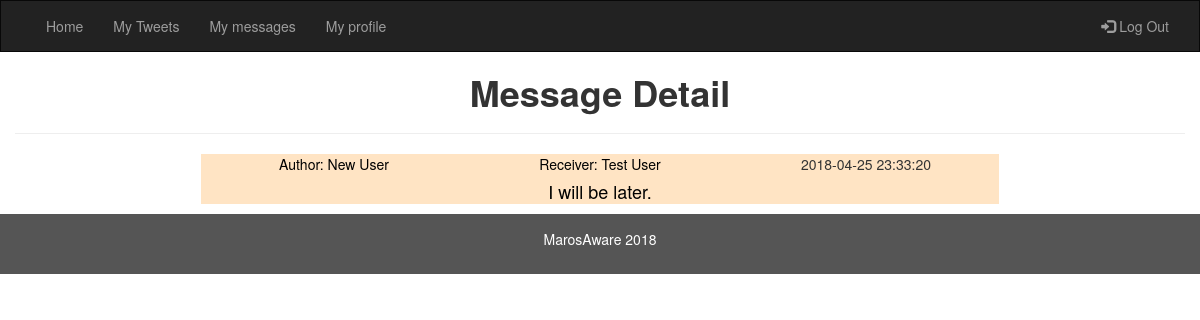
/single_msg.php?msgId=2 (signed in), run on the app's committed database.
### tables this page shows
CREATE TABLE `Users` (
  `id` int(11) NOT NULL AUTO_INCREMENT,
  `email` varchar(255) NOT NULL,
  `username` varchar(255) NOT NULL,
  `hash_pass` varchar(60) NOT NULL,
  PRIMARY KEY (`id`),
  UNIQUE KEY `email` (`email`),
  UNIQUE KEY `id_UNIQUE` (`id`)
);

CREATE TABLE `Messages` (
  `id` int(11) NOT NULL AUTO_INCREMENT,
  `userIdSend` int(11) NOT NULL,
  `userIdGet` int(11) NOT NULL,
  `text` varchar(255) NOT NULL,
  `creation_date` datetime NOT NULL,
  `isRead` tinyint(1) NOT NULL DEFAULT '0',
  PRIMARY KEY (`id`),
  UNIQUE KEY `id_UNIQUE` (`id`),
  KEY `userIdSend` (`userIdSend`),
  KEY `userIdGet` (`userIdGet`),
  CONSTRAINT `Messages_ibfk_1` FOREIGN KEY (`userIdSend`) REFERENCES `Users` (`id`) ON DELETE CASCADE,
  CONSTRAINT `Messages_ibfk_2` FOREIGN KEY (`userIdGet`) REFERENCES `Users` (`id`) ON DELETE CASCADE
);

### src/Database.php (called while the page is built, shortened)
<?php
class Database
{
    private static
        $username = 'root',
        $password = 'coderslab',
        $host = 'localhost',
        $database = 'Twitter',
        $dbObj = null;
    public static function connect()
    {
        try {
            if (!isset(self::$dbObj) OR self::$dbObj === null) {
                self::$dbObj =
                    new PDO('mysql:host=' . self::$host . ';dbname=' . self::$database, self::$username, self::$password);
                self::$dbObj->setAttribute(PDO::ATTR_ERRMODE, PDO::ERRMODE_EXCEPTION);
            }
            return self::$dbObj;
        } catch(PDOException $e) {
            echo 'Database connection failed. Error msg: '. $e->getMessage();
        }
    }
}

### src/Message.php (called while the page is built, shortened)
<?php
class Message
{
    private $id, $userIdSend, $userIdGet, $text, $creation_date, $isRead;
    public function __construct()
    {
        $this->userIdSend = "";
        $this->userIdGet = "";
        $this->creation_date = "";
        $this->text = "";
    }
    public static function loadMessageById(PDO $conn, $id)
    {
        $stmt = $conn->prepare('SELECT * FROM Messages WHERE id=:id');
        $result = $stmt->execute(['id' => $id]);
        if ($result === true && $stmt->rowCount() > 0) {
            $row = $stmt->fetch(PDO::FETCH_ASSOC);
            $loadedMessage = new Message();
            $loadedMessage->id = $row['id'];
            $loadedMessage->userIdSend = $row['userIdSend'];
            $loadedMessage->userIdGet = $row['userIdGet'];
            $loadedMessage->text = $row['text'];
            $loadedMessage->creation_date = $row['creation_date'];
            $loadedMessage->isRead = $row['isRead'];
            return $loadedMessage;
        }
        return null;
    }
    public function getUserIdSend()
    {
        return $this->userIdSend;
    }
    public function getUserIdGet()
    {
        return $this->userIdGet;
    }
    public function getText()
    {
        return $this->text;
    }
    public function getCreation_date()
    {
        return $this->creation_date;
    }
}

### src/User.php (called while the page is built, shortened)
<?php
class User
{
    public static function getUserNameById(PDO $conn, $userId)
    {
        $stmt = $conn->prepare('SELECT username FROM Users WHERE id=:userId');
        $result = $stmt->execute(['userId' => $userId]);
        if ($result === true && $stmt->rowCount() > 0) {
            $row = $stmt->fetch(PDO::FETCH_ASSOC);
            return $row['username'];
        } else {
            return false;
        }
    }
}

### public/single_msg.php (the view, shortened to what this page needs)
<?php
require (__DIR__ . '/../src/Database.php');
require (__DIR__ . '/../src/User.php');
require (__DIR__ . '/../src/Message.php');
$loggedUser = $_SESSION['userId'];
if ($_SERVER['REQUEST_METHOD'] === 'GET') {
    if (isset($_GET['msgId'])) {
        $oneMsg = Message::loadMessageById(Database::connect(), $_GET['msgId']);
    }
}
?>
<!DOCTYPE html>
<html lang="en">
<head>
    <link rel="stylesheet" href="https://maxcdn.bootstrapcdn.com/bootstrap/3.3.7/css/bootstrap.min.css">
    <link rel="stylesheet" href="../src/css/style.css">
</head>
<body>
<nav class="navbar navbar-inverse">
    <div class="container-fluid">
        <div class="collapse navbar-collapse" id="myNavbar">
            <ul class="nav navbar-nav">
                <li><a href="home.php">Home</a></li>
                <li><a href="user.php?id=<?php echo $_SESSION['userId']; ?>">My Tweets</a></li>
                <li><a href="messages.php">My messages</a></li>
                <li><a href="profile.php">My profile</a></li>
            </ul>
            <ul class="nav navbar-nav navbar-right">
                <li><a href="logout.php"><span class="glyphicon glyphicon-log-in"></span> Log Out</a></li>
            </ul>
        </div>
    </div>
</nav>
<div class="container-fluid text-center">
    <div class="row content">
        <div class="col-sm-12 text-left">
            <div class="center">
                <h1><b>Message Detail</b></h1>
            </div>
            <hr>
            <div class="container">
                <div class="row">
                    <div class="col-sm-12">
                        <?php
                        if(isset($oneMsg)) {
                            $oneMsg->setIsRead(true);
                            $oneMsg->saveToDB(Database::connect());
                            if ($oneMsg->getUserIdSend() === $loggedUser) {
                                $author = User::getUserNameById(Database::connect(), $loggedUser);
                            } else {
                                $author = User::getUserNameById(Database::connect(), $oneMsg->getUserIdSend());
                            }
                            $receiver = User::getUserNameById(Database::connect(), $oneMsg->getUserIdGet());
                            ?>
                            <div class="single-msg">
                                <div class="col-sm-4">
                                    <span class="single-msg--author"><?php echo "<a href='user.php?id={$oneMsg->getUserIdSend()}'>Author: $author</a>"?></span>
                                </div>
                                <div class="col-sm-4">
                                    <span class="single-msg--receiver"><?php echo "<a href='user.php?id={$oneMsg->getUserIdGet()}'>Receiver: $receiver</a>"?></span>
                                </div>
                                <div class="col-sm-4">
                                    <span class="single-msg--date"><?php echo $oneMsg->getCreation_date(); ?></span>
                                </div>
                                <div class="col-sm-12 single-msg--content">
                                    <span><?php echo $oneMsg->getText(); ?></span>
                                </div>
                            </div>
                        <?php    } ?>
                    </div>
                </div>
            </div>
        </div>
    </div>
</div>
<footer class="container-fluid text-center">
    <?php
    $date = new DateTime('now');
    $date = $date->format('Y');
    ?>
    <p>MarosAware <?php echo $date; ?></p>
</footer>
</body>
</html>

### src/css/style.css (style rules this page uses)
.navbar { margin-bottom: 0; border-radius: 0; }
footer { background-color: #555; color: white; padding: 15px; }
.center { text-align:center; }
.single-msg { background-color: Bisque; width:70%; margin:0 auto 10px auto; text-align:center; }
.single-msg:after { content: ''; display: table; clear:both; }
.single-msg--author { color:black; font-weight:300; }
.single-msg--receiver { color:black; font-weight:300; }
.single-msg--receiver a { color:black; }
.single-msg--author a { color:black; }
.single-msg--content { text-align:center; color:black; margin-top:5px; font-size:1.8rem; }

### data on the page
users: username "New User"
messages: userIdGet.username "Test User", creation_date "2018-04-25 23:33:20", text "I will be later."

### other printed values
$date "2018"
